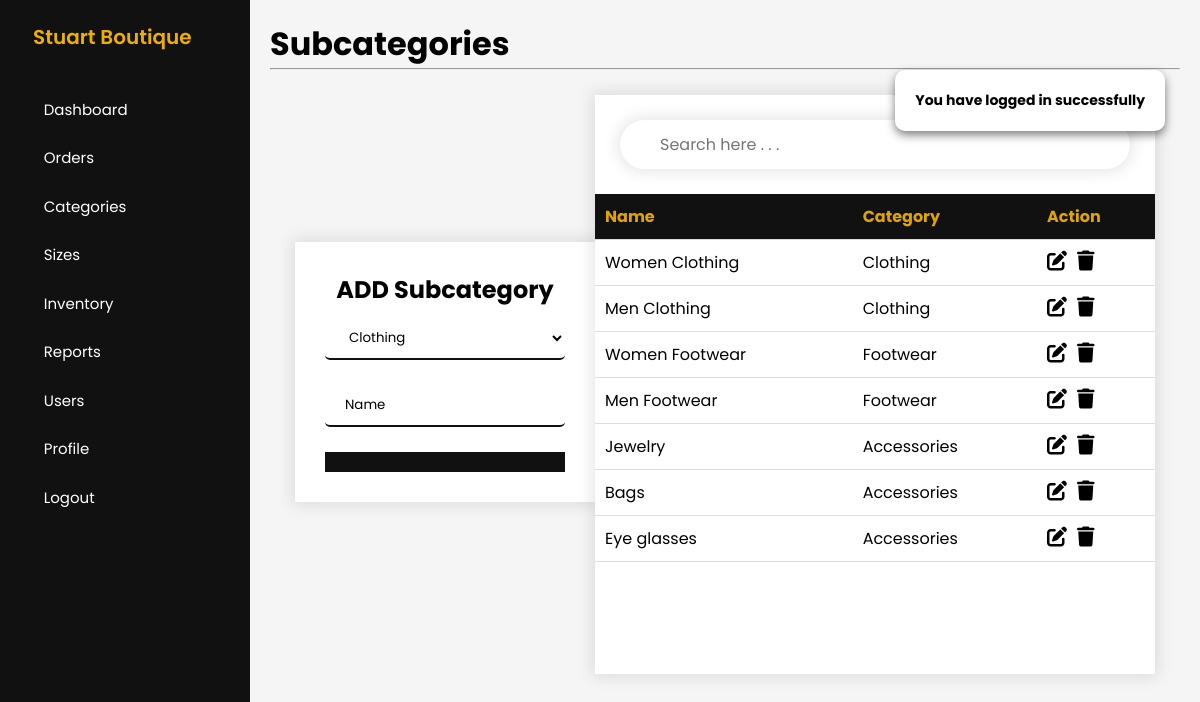
Before: /admin/add-subcategories.php (signed in) with the older database file.
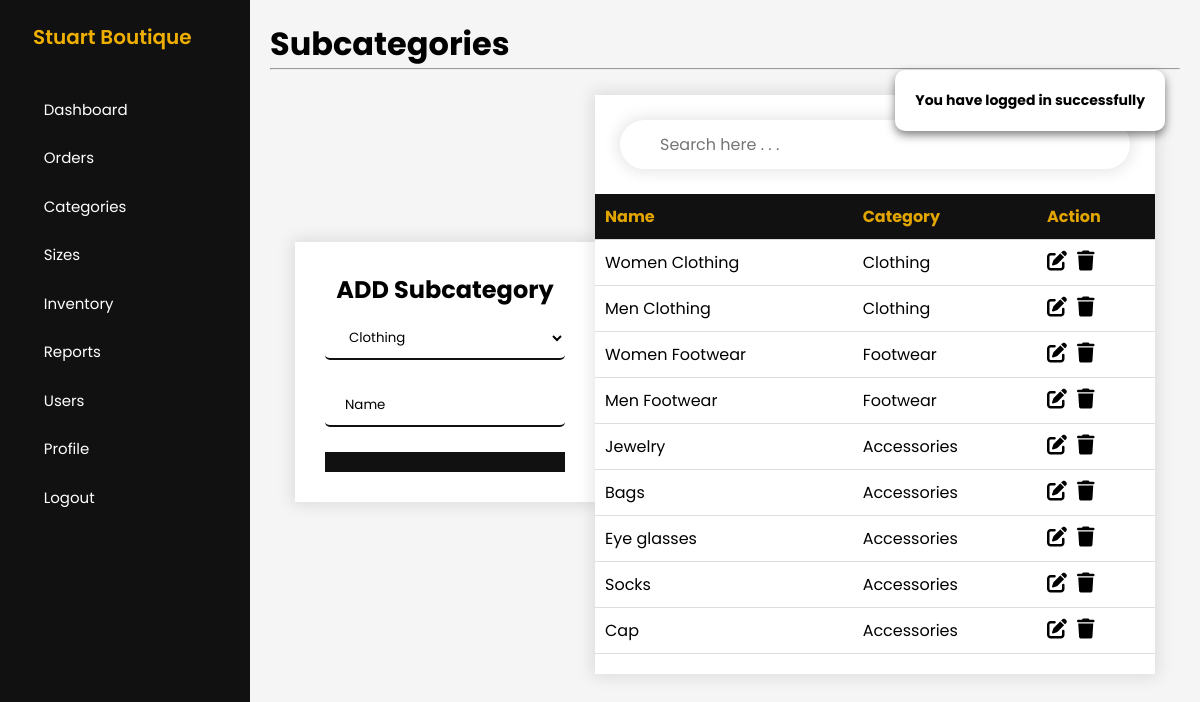
After: the same page with the newer database file.
### tables this page shows
CREATE TABLE `subcategories` (
  `subcategoryID` int(11) NOT NULL,
  `subcategoryName` varchar(255) NOT NULL,
  `categoryID` int(11) NOT NULL
);

CREATE TABLE `categories` (
  `categoryID` int(11) NOT NULL,
  `categoryName` varchar(255) NOT NULL
);

### config/DatabaseConnection.php (called while the page is built, shortened)
<?php
    class DatabaseConnection
    {
        public function __construct()
        {
            $this->conn = new mysqli(HOSTNAME,USERNAME,PASSWORD,DATABASE);
        }
    }
?>

### admin/controllers/SubcategoriesController.php (called while the page is built, shortened)
<?php
    class SubcategoriesController
    {
        private $conn;
        public function __construct()
        {
            $db = new DatabaseConnection;
            $this->conn = $db->conn;
        }
        public function rows($row)
        {
            return $data = [
                'id' => $row['subcategoryID'],
                'name' => $row['subcategoryName'],
                'categoryID' => $row['categoryID'],
                'categoryName' => $row['categoryName']
            ];
        }
        public function get()
        {
            $getDataQuery = "
                SELECT subcategories.*, categories.categoryName
                FROM subcategories
                INNER JOIN categories
                ON subcategories.categoryID = categories.categoryID
            ";
            $result = $this->conn->query($getDataQuery);
            if($result->num_rows > 0){
                return $result;
            }else{
                return false;
            }
        }
    }
?>

### admin/add-subcategories.php (the view, shortened to what the changed rows need)
<?php
    include_once 'controllers/SubcategoriesController.php';
    $subcategories = new SubcategoriesController;
    include 'includes/header.php';
    include 'includes/sidebar.php';
?>
<main>
    <h1>Subcategories</h1>
    <div class="whole-container">
        <div class="child-cont" id="form">
            <div class="form-container">
                <h1>ADD Subcategory</h1>
            </div>
        </div>
        <div class="table-container">
            <div class="scroll-table">
                <table class="child-table" id="inventoryTable">
                    <thead>
                        <tr>
                            <th>Name</th>
                            <th>Category</th>
                            <th>Action</th>
                        </tr>
                    </thead>
                    <tbody>
                        <?php
                            $resultGet = $subcategories->get();
                            if(!$resultGet){
                                showMessage('No Subcategories Record Found');
                            }else{
                                foreach($resultGet as $subcategoriesRows) :
                                    $data = $subcategories->rows($subcategoriesRows);
                        ?>
                        <tr>
                            <td>
                                <?= $data['name'] ?>
                            </td>
                            <td>
                                <?= $data['categoryName'] ?>
                            </td>
                            <td>
                                <div class="a-cont">
                                    <a href="edit-subcategories.php?updateID=<?= $data['id'] ?>">
                                        <i class="fa-solid fa-pen-to-square"></i>
                                    </a>
                                    <form action="codes/subcategories-code.php" method="post" class="form">
                                        <button type="submit" name="delete-button" value="<?= $data['id'] ?>" class="delete-button">
                                            <i class="fa-solid fa-trash"></i>
                                        </button>
                                    </form>
                                </div>
                            </td>
                        </tr>
                        <?php
                                endforeach;
                            }
                        ?>
                    </tbody>
                </table>
            </div>
        </div>
    </div>
</main>
<?php include 'includes/footer.php'; ?>

Changed rows visible on the page:
added subcategories: subcategoryName "Socks", categoryID.categoryName "Accessories"
added subcategories: subcategoryName "Cap", categoryID.categoryName "Accessories"
